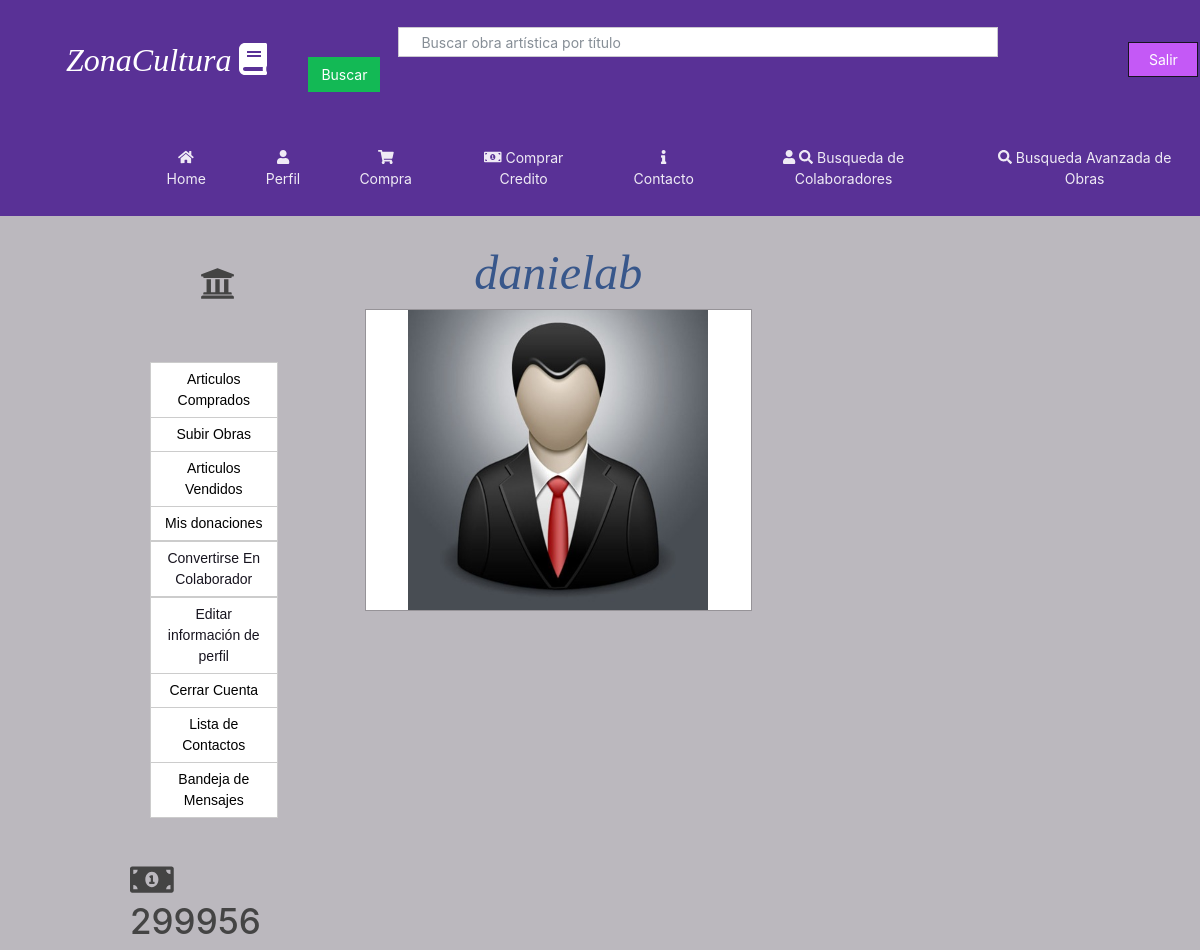
The app's page /Perfil (signed in) with its own data.
### homePage/models.py (models this page shows, shortened)
class infousuario(models.Model):
	cuantaCerrada=models.BooleanField(default=False)
	tieneCuentaActivada=models.BooleanField(default=True)
	balance= models.IntegerField(default=0,validators=[MinValueValidator(50)])
	user= models.OneToOneField (User,on_delete=models.CASCADE)
	descripcion=models.TextField(max_length=130, default="",blank=True, null=True)
	aficiones= models.ForeignKey(competencias,on_delete=models.CASCADE,null=True)
	es_CreadorDeContenido= models.BooleanField(default=False)
	profile_img=models.ImageField(upload_to='images/profile/',default='images/profile/perfilb.jpg',null=False,blank=False)
	es_Colaborador= models.BooleanField(default=False)
	numeroTelefono=models.PositiveIntegerField(blank=True, null=True, validators=[MinValueValidator(1000000),MaxValueValidator(9999999999)])

### homePage/views.py (the view)
# urls.py: url(r'^Perfil$',views.perfil_view,name='perfil'),
@login_required(login_url='/')
def perfil_view(request):
	user=infousuario.objects.get(user=request.user)
	if request.GET.get('Salir'):
		logout(request)
		return redirect('/')
	if request.GET.get('serColaborador'):
		print('entro')
		user.es_Colaborador= True
		user.save()
		return redirect('/Perfil')
	if request.GET.get('editarperfil'):
		return redirect('/EditarUsuario')
	if request.GET.get('NoserColaborador'):
		user.es_Colaborador= False
		user.save()
		return redirect('/Perfil')
	if request.GET.get('Mensajes'):
		return redirect('/Contacto')
	if request.GET.get('Contacto'):
		return redirect('/BandejaEntrada')
	if request.GET.get('cerrarcuenta'):
		return redirect('/CerrarCuenta')
	return render(request, 'PerfilPropio.html',{'user':user})

### homePage/templates/PerfilPropio.html (shortened to what this page needs)
{% extends 'plantillaGeneral.html' %}
{% block content %}
<div class="row">
      <div class="col col-3">
         <h1><i class="fas fa-university" id="lll"></i></h1>
          <div class="btn-group-vertical" data-toggle="buttons">
            <button type="button" class="btn btn-secondary"><a href="VistaComprados">Articulos Comprados</a></button>
            {% if user.es_CreadorDeContenido%}
            <button  class="btn btn-secondary"><a href="SubirObra">Subir Obras</a></button>
            <button  class="btn btn-secondary"><a href="VistaCompradores">Articulos Vendidos</a></button>
            <a href="VistaDonantes"><button  class="btn btn-secondary"><a href="VistaDonantes">Mis donaciones</a></button>
            {% endif %}
            <form method = "GET">
            {% if user.es_Colaborador == False%}
                  <button class="btn btn-secondary" type="submit"  value="Convertirse En Colaborador" name='serColaborador'>Convertirse En Colaborador</button>
            {%endif%}
             <button class="btn btn-secondary" type="submit"  value="editarperfil" name='editarperfil'>Editar información de perfil</button>
                        </form>
                <button class="btn btn-secondary" type="submit"  value="cerrarcuenta" name='cerrarcuenta'><a href="/CerrarCuenta">Cerrar Cuenta</a></button>
                <button class="btn btn-secondary" type="submit"  value="Contactos" name='Contacto'><a href="/Contacto">Lista de Contactos</a></button>
                  <button class="btn btn-secondary" type="submit"  value="Bandeja de Mensajes" name='Mensajes'><a href="/BandejaEntrada">Bandeja de Mensajes</a></button>
          </div>
          <form class="site-form" method="post">
            <h1 id="Credito"><i class="fas fa-money-bill-alt"></i>{{user.balance}}</h1>
          </form>
      </div>
      <div class="col col-6">
        <div class="modal-dialog text-center">
            <div class="col-sm-10 incio-section">
              <h1><em><font face="Trebuchet MS" size="7" color="38578B">{{user.user}}</font></em></h1>
              <div class="modal-content">
                <div class="col-12 user-img">
                  <img src="{{user.profile_img.url}}" id="imgp" width="300" height="300">
                </div>
              </div>
            </div>
      </div>
    </div>
  </div>
{% endblock %}

### homePage/static/css/paginahome.css (style rules this page uses)
body { background-color: #BBB8BE; }
.btn-group-vertical { margin-top: 0px; padding-top: 50px; margin-left: 150px; font-family: 'Fjalla One', sans-serif; font-size: 10px; }
#lll { margin-top: 50px; margin-left: 200px; margin-bottom: 0px; }
.btn a { color: black; }
#Credito { margin-left: 130px; margin-top: 40px; }

### records on screen
infousuario: balance "299956", user "danielab", profile_img (picture)
